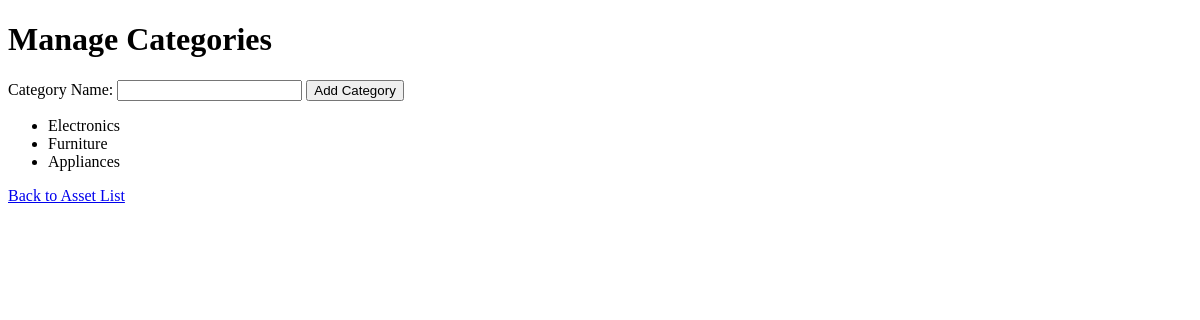
The page /categories on the database as committed earlier.
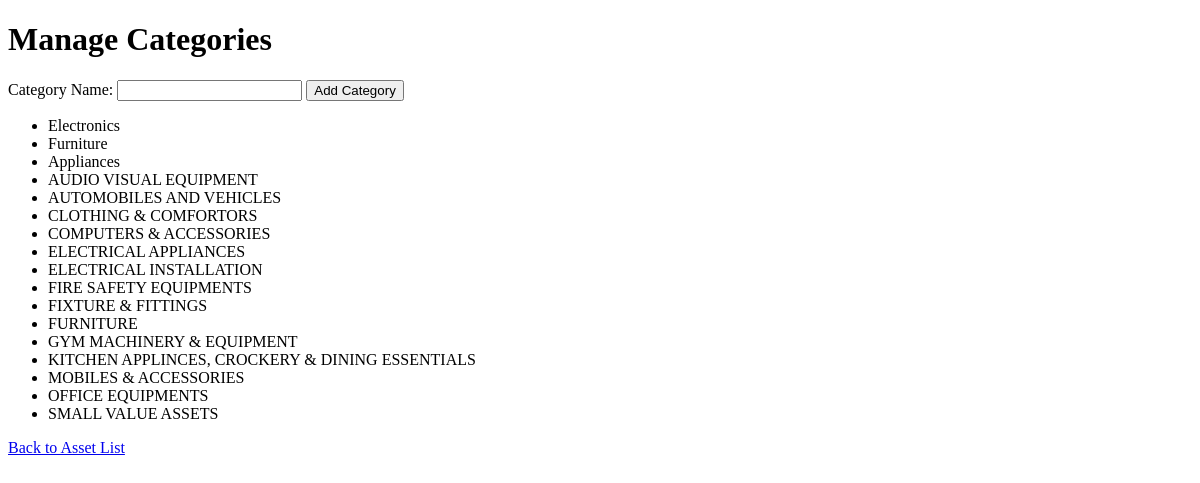
The same page on the database as committed later.
### app/models.py (models this page shows)
class Category(db.Model):
    id = db.Column(db.Integer, primary_key=True)
    name = db.Column(db.String(50), unique=True, nullable=False)
    code = db.Column(db.String(10), unique=True, nullable=False)

### app/views.py (the view)
@app.route('/categories', methods=['GET', 'POST'])
def manage_categories():
    if request.method == 'POST':
        pass
    categories = Category.query.all()
    return render_template('categories.html', categories=categories)

### app/templates/categories.html (shortened to what this page needs)
<!DOCTYPE html>
<html lang="en">
<head>
</head>
<body>
    <h1>Manage Categories</h1>
    <form action="" method="post">
        <label for="category_name">Category Name:</label>
        <input type="text" id="category_name" name="category_name">
        <input type="submit" value="Add Category">
    </form>
    <ul>
        {% for category in categories %}
        <li>{{ category.name }}</li>
        {% endfor %}
    </ul>
    <a href="{{ url_for('index') }}">Back to Asset List</a>
</body>
</html>

Rows that differ between the two databases and show on the page:
added Category: name "AUDIO VISUAL EQUIPMENT"
added Category: name "AUTOMOBILES AND VEHICLES"
added Category: name "CLOTHING & COMFORTORS"
added Category: name "COMPUTERS & ACCESSORIES"
added Category: name "ELECTRICAL APPLIANCES"
added Category: name "ELECTRICAL INSTALLATION"
added Category: name "FIRE SAFETY EQUIPMENTS"
added Category: name "FIXTURE & FITTINGS"
added Category: name "FURNITURE"
added Category: name "GYM MACHINERY & EQUIPMENT"
added Category: name "KITCHEN APPLINCES, CROCKERY & DINING ESSENTIALS"
added Category: name "MOBILES & ACCESSORIES"
added Category: name "OFFICE EQUIPMENTS"
added Category: name "SMALL VALUE ASSETS"
